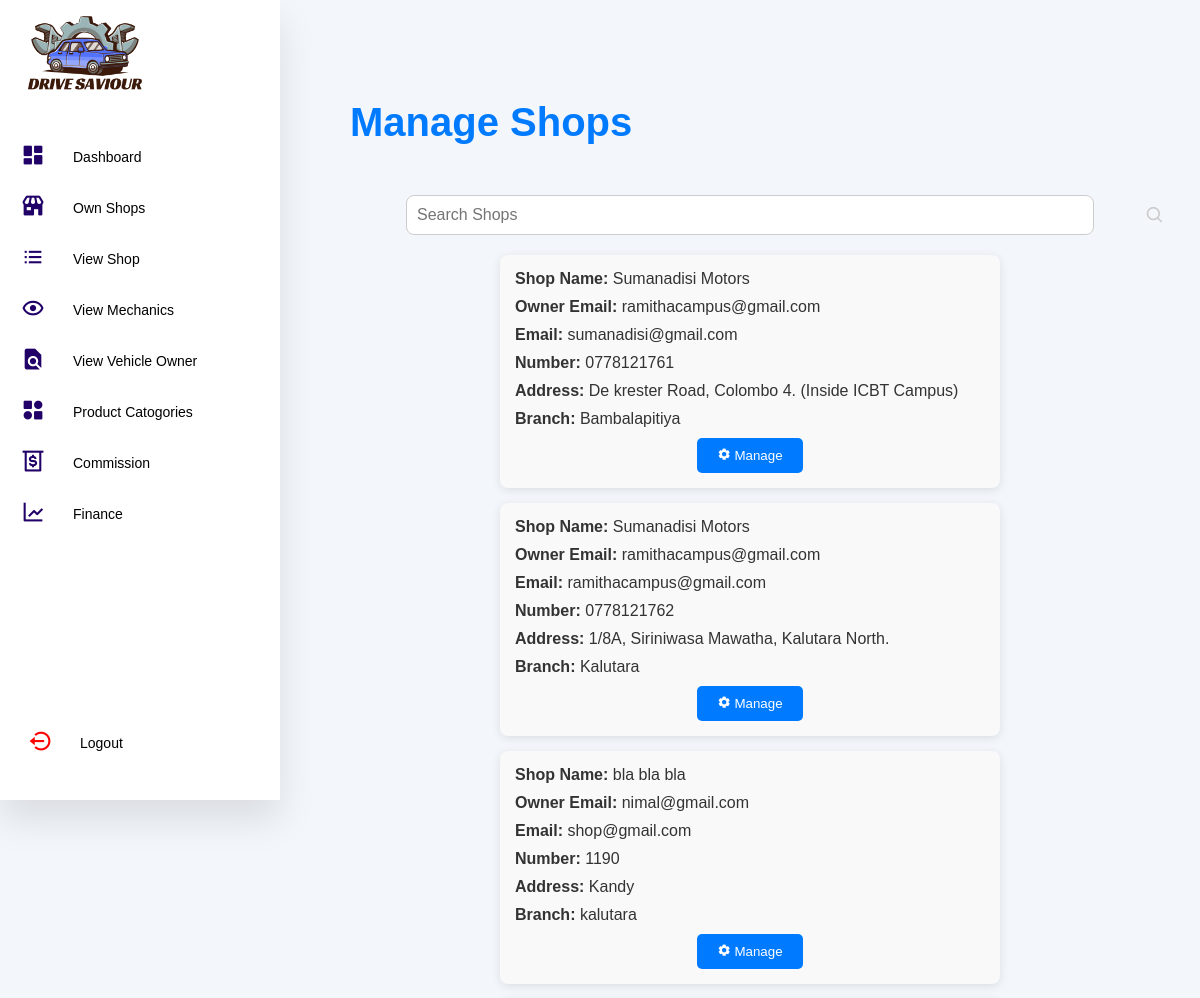
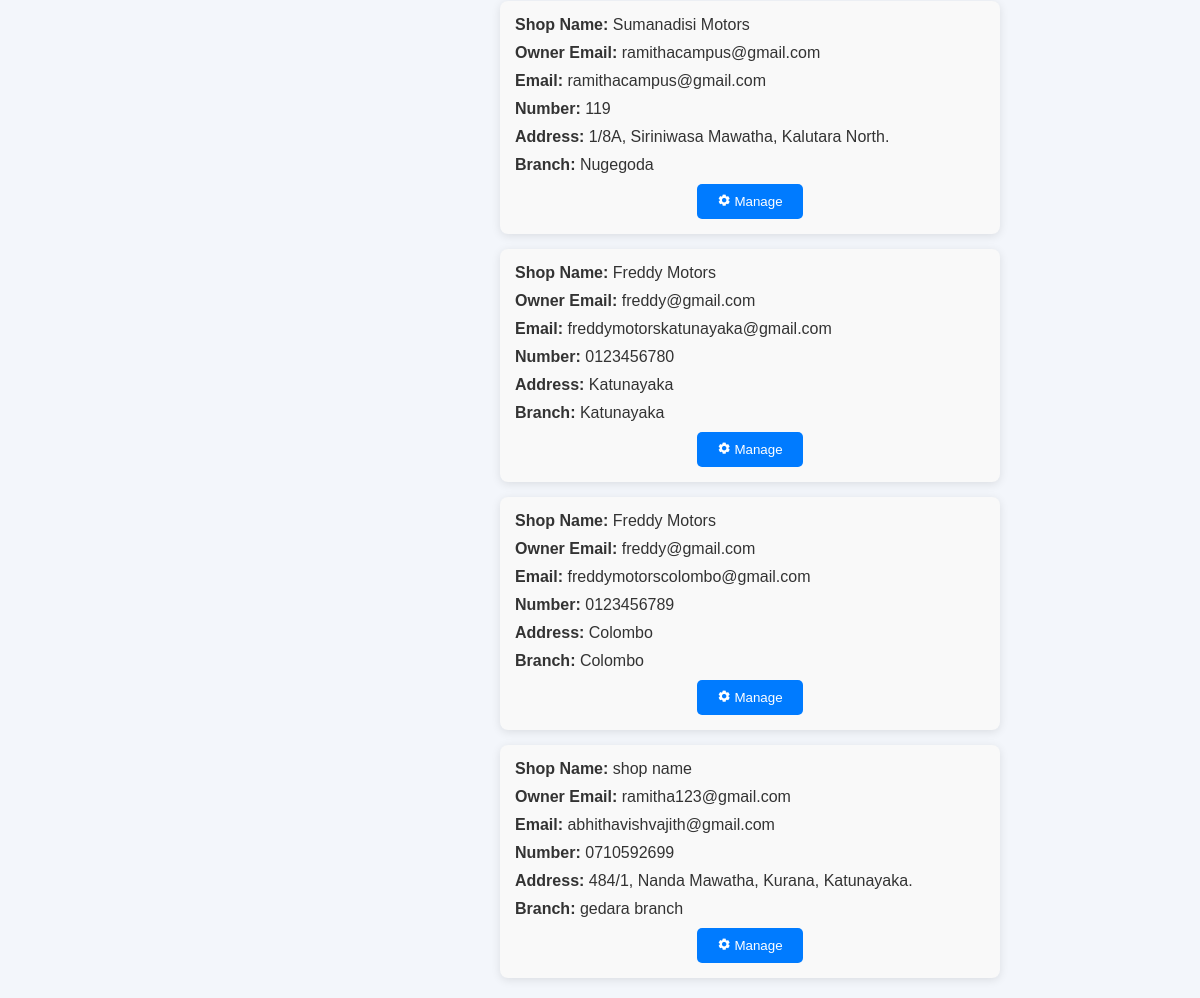
The page /admin/shop/view_shop.php on the database as committed earlier (2 pictures, top to bottom).
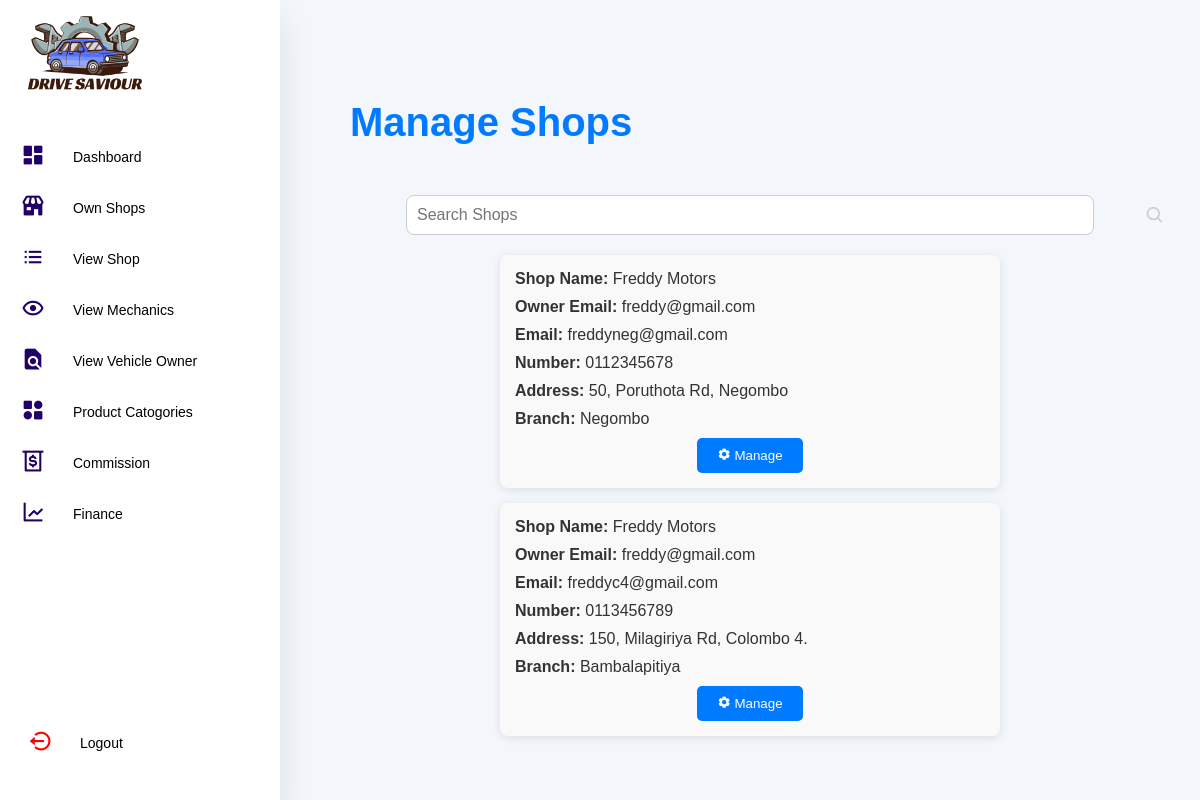
The same page on the database as committed later.
### tables this page shows
CREATE TABLE `shops` (
  `id` int(11) NOT NULL,
  `ownerEmail` varchar(110) NOT NULL,
  `shop_name` varchar(255) NOT NULL,
  `email` varchar(255) NOT NULL,
  `number` varchar(15) NOT NULL,
  `address` varchar(255) NOT NULL,
  `branch` varchar(100) NOT NULL
);

### admin/shop/view_shop.php (the view, shortened to what this page needs)
<?php
include_once('../../connection.php');
require '../navbar/navbar.php';
$shop_data = [];
$stmt = $conn->prepare("SELECT id, ownerEmail, shop_name, email, number, address, branch FROM shops");
$stmt->execute();
$result = $stmt->get_result();
if ($result) {
    while ($row = $result->fetch_assoc()) {
        $shop_data[] = $row;
    }
} else {
    echo "No results found.";
}
?>
<!DOCTYPE html>
<html lang="en">
<head>
    <link rel="stylesheet" href="../navbar/style.css">
    <link rel="stylesheet" href="view_shop.css">
</head>
<body>
<div class="main_container">
    <div class="title">
        <h1>Manage Shops</h1>
    </div>
    <div class="search-bar">
        <input type="text" id="search" class="search-select" placeholder="Search Shops">
        <i class="bx bx-search"></i>
    </div>
    <div class="shop-list">
        <?php foreach ($shop_data as $row): ?>
            <div class="shop-item" data-shop-name="<?= strtolower($row['shop_name']); ?>">
                <div class="shop-info">
                    <strong>Shop Name:</strong> <?= htmlspecialchars($row['shop_name']) ?>
                </div>
                <div class="shop-info">
                    <strong>Owner Email:</strong> <?= htmlspecialchars($row['ownerEmail']) ?>
                </div>
                <div class="shop-info">
                    <strong>Email:</strong> <?= htmlspecialchars($row['email']) ?>
                </div>
                <div class="shop-info">
                    <strong>Number:</strong> <?= htmlspecialchars($row['number']) ?>
                </div>
                <div class="shop-info">
                    <strong>Address:</strong> <?= htmlspecialchars($row['address']) ?>
                </div>
                <div class="shop-info">
                    <strong>Branch:</strong> <?= htmlspecialchars($row['branch']) ?>
                </div>
                <div class="shop-actions">
                    <button class="manage-button"
                            data-id="<?= htmlspecialchars($row['id']) ?>"
                            data-owneremail="<?= htmlspecialchars($row['ownerEmail']) ?>"
                            data-shopname="<?= htmlspecialchars($row['shop_name']) ?>"
                            data-email="<?= htmlspecialchars($row['email']) ?>"
                            data-number="<?= htmlspecialchars($row['number']) ?>"
                            data-address="<?= htmlspecialchars($row['address']) ?>"
                            data-branch="<?= htmlspecialchars($row['branch']) ?>">
                            <i class='bx bxs-cog'></i> Manage
                    </button>
                </div>
            </div>
        <?php endforeach; ?>
    </div>
</div>
</body>
</html>

### admin/navbar/navbar.php (shortened to what this page needs)
<!DOCTYPE html>
<html lang="en">
<head>
    <link href="https://unpkg.com/boxicons@2.1.4/css/boxicons.min.css" rel="stylesheet">
    <link rel="stylesheet" type="text/css" href="style.css">
    <link rel="stylesheet" href="https://cdnjs.cloudflare.com/ajax/libs/font-awesome/6.6.0/css/all.min.css" />
</head>
<body>
    <div class="container">
        <nav id="sidebar">
            <ul>
                <li>
                    <a href="../dashboard/dashoard.php" class="logo">
                        <img src="../../img/ss.png">
                    </a>
                </li>
                <li><a href="../dashboard/dashoard.php"><i class='bx bxs-dashboard'></i><span class="nav-item">Dashboard</span></a></li>
                <li><a href="../shop/shop.php"><i class='bx bxs-store'></i><span class="nav-item">Own Shops</span></a></li>
                <li><a href="../shop/view_shop.php"><i class='bx bx-list-ul'></i><span class="nav-item">View Shop</span></a></li>
                <li><a href="../mechanic/view_mechanic.php"><i class='bx bx-show'></i><span class="nav-item">View Mechanics</span></a></li>
                <li><a href="../Vehicle Owners/veiw_owners.php"><i class='bx bxs-file-find'></i><span class="nav-item">View Vehicle Owner</span></a></li>
                <li><a href="../categories/category.php"><i class='bx bxs-category-alt'></i><span class="nav-item">Product Catogories</span></a></li>
                <li><a href="../commission/commission.php"><i class='bx bx-money-withdraw'></i><span class="nav-item">Commission</span></a></li>
                <li><a href="../finance/finance.php"><i class='bx bx-line-chart'></i><span class="nav-item">Finance</span></a></li>
                <li>
                    <form method="POST">
                        <button class="logout" name="logout">
                            <i class='bx bx-log-out-circle'></i>
                            <span class="footer-item">Logout</span>
                        </button>
                    </form>
                </li>
            </ul>
        </nav>
    </div>
</body>
</html>

### mechanic/shop/style.css (style rules this page uses)
body { margin: 0; padding: 0; font-family: 'Arial', sans-serif; background-color: #ffffff; color: #333; }
h1 { font-size: 2.5em; color: #007bff; font-weight: 800; }
.title { display: flex; justify-content: space-between; align-items: center; padding: 30px; border-radius: 10px; margin-bottom: 40px; text-align: left; }

### admin/navbar/style.css (style rules this page uses)
* { margin: 0; padding: 0; outline: none; border: none; text-decoration: none; box-sizing: border-box; font-family: "Poppins", sans-serif; }
body { background: #dfe9f55f; }
.container { display: flex; }
nav { position: fixed; top: 0; bottom: 0; height: 100vh; left: 0; background: #fff; width: 280px; overflow: hidden; box-shadow: 0 20px 35px rgba(0, 0, 0, 0.1); transform: translateX(0); transition: transform 0.3s ease; }
nav ul li a img { width: 9rem; height: 5rem; }
.logo { text-align: center; display: flex; margin: 10px 0 0 10px; margin-bottom: 40px; align-items: center; }
a { margin-top: -10px; position: relative; color: rgb(85, 83, 83); font-size: 14px; display: table; width: 280px; padding: 3px; }
nav .bx { position: relative; width: 60px; height: 55px; top: 14px; font-size: 25px; color: rgb(33, 0, 104); text-align: center; }
.nav-item { position: relative; color: black; top: 10px; margin-left: 10px; font-weight: 500; }
.logout { position: absolute; bottom: 20px; width: 280px; padding: 10px; background: #fff; border: none; cursor: pointer; display: flex; align-items: center; justify-content: flex-start; color: rgb(85, 83, 83); font-size: 14px; }
.logout .bx { width: 60px; height: 55px; font-size: 25px; text-align: center; color: red; }
.logout .footer-item { margin-left: 10px; color: black; font-weight: 500; }

### admin/shop/view_shop.css (style rules this page uses)
body { margin-left: 300px; margin-top: 50px; }
.main_container { max-width: 1200px; width: 100%; padding: 20px; }
.title { text-align: center; margin-bottom: 20px; }
.search-bar { display: flex; justify-content: center; margin: 20px 0; position: relative; }
.search-bar input { width: 80%; padding: 10px; font-size: 16px; border-radius: 8px; border: 1px solid #ccc; outline: none; }
.search-bar i { position: absolute; top: 50%; right: 15px; transform: translateY(-50%); font-size: 20px; color: #ccc; }
.shop-list { display: flex; flex-wrap: wrap; gap: 15px; justify-content: center; }
.shop-item { width: 100%; max-width: 500px; padding: 15px; background-color: #f9f9f9; border-radius: 8px; box-shadow: 0 2px 10px rgba(0, 0, 0, 0.1); }
.shop-info { margin-bottom: 10px; }
.shop-actions { text-align: center; }
.manage-button { padding: 10px 20px; border-radius: 5px; cursor: pointer; border: none; background-color: #007BFF; color: #fff; }

Rows that differ between the two databases and show on the page:
removed shops: shop_name "Sumanadisi Motors", ownerEmail "ramithacampus@gmail.com", email "sumanadisi@gmail.com", number "0778121761", address "De krester Road, Colombo 4. (Inside ICBT Campus)", branch "Bambalapitiya"
removed shops: shop_name "Sumanadisi Motors", ownerEmail "ramithacampus@gmail.com", email "ramithacampus@gmail.com", number "0778121762", address "1/8A, Siriniwasa Mawatha, Kalutara North.", branch "Kalutara"
removed shops: shop_name "bla bla bla", ownerEmail "nimal@gmail.com", email "shop@gmail.com", number "1190", address "Kandy", branch "kalutara"
removed shops: shop_name "Sumanadisi Motors", ownerEmail "ramithacampus@gmail.com", email "ramithacampus@gmail.com", number "119", address "1/8A, Siriniwasa Mawatha, Kalutara North.", branch "Nugegoda"
removed shops: shop_name "Freddy Motors", ownerEmail "freddy@gmail.com", email "freddymotorskatunayaka@gmail.com", number "0123456780", address "Katunayaka", branch "Katunayaka"
removed shops: shop_name "Freddy Motors", ownerEmail "freddy@gmail.com", email "freddymotorscolombo@gmail.com", number "0123456789", address "Colombo", branch "Colombo"
removed shops: shop_name "shop name", ownerEmail "ramitha123@gmail.com", email "abhithavishvajith@gmail.com", number "0710592699", address "484/1, Nanda Mawatha, Kurana, Katunayaka.", branch "gedara branch"
added shops: shop_name "Freddy Motors", ownerEmail "freddy@gmail.com", email "freddyneg@gmail.com", number "0112345678", address "50, Poruthota Rd, Negombo", branch "Negombo"
added shops: shop_name "Freddy Motors", ownerEmail "freddy@gmail.com", email "freddyc4@gmail.com", number "0113456789", address "150, Milagiriya Rd, Colombo 4.", branch "Bambalapitiya"
